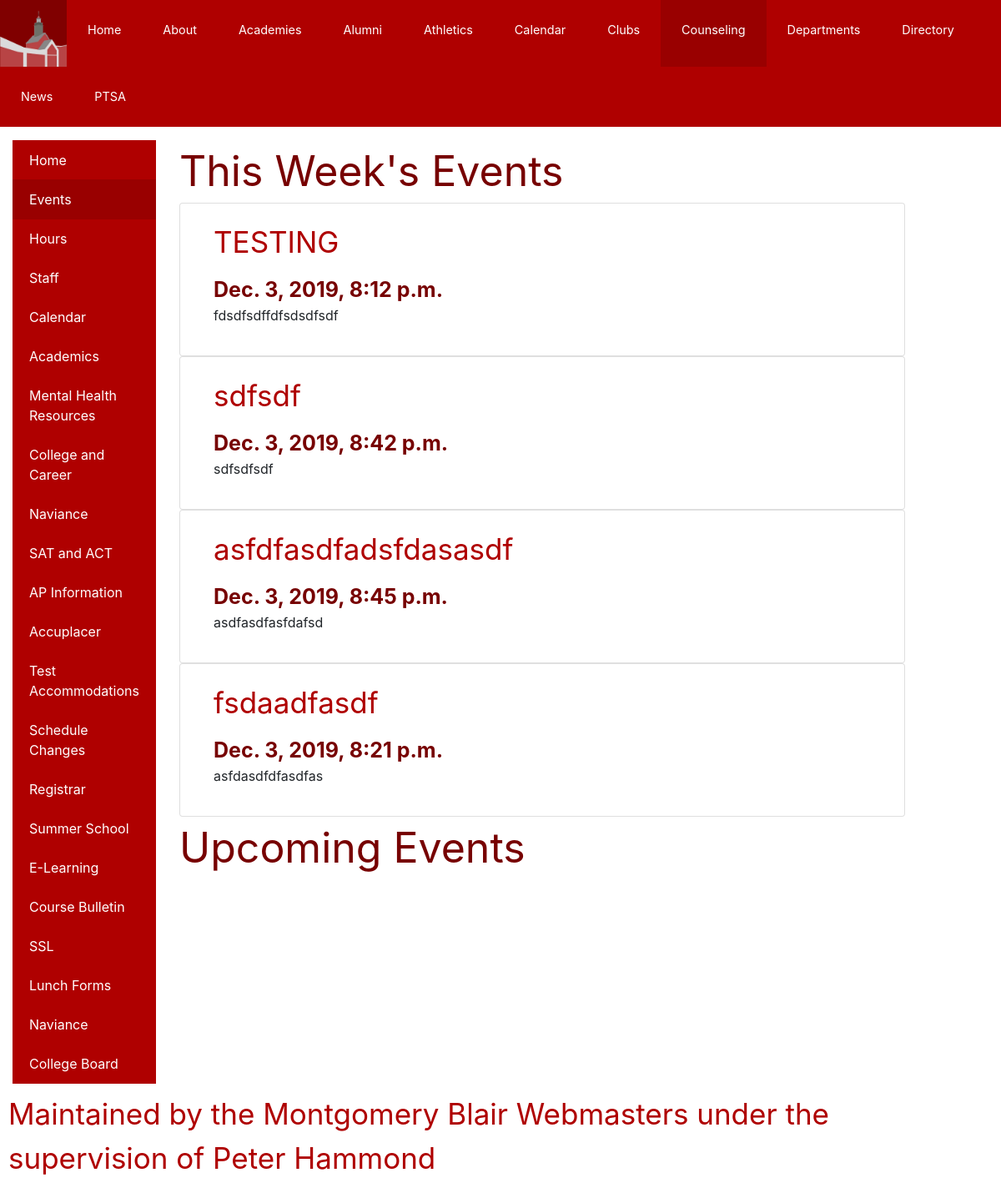
Screenshot of /events/ with the database file from the repository.
### core/models.py (models this page shows, shortened)
class TextPage(models.Model):
    title = models.CharField(max_length=200)
    shortTitle = models.CharField(max_length=200)
    content = models.TextField()
    numId = models.IntegerField()

class Event(models.Model):
    date = models.DateTimeField()
    title = models.CharField(max_length=200)
    content = models.TextField()

### core/views.py (the view)
# urls.py: path('events/', views.listEvents, name='events'),
def listEvents(request):
    est = pytz.timezone("America/New_York")
    d = datetime.datetime.now()
    while d.weekday() != 1:
        d = d - datetime.timedelta(days=1)
    e = Event.objects.filter(date__gte=datetime.datetime.now().date())
    f = Event.objects.filter(date__gte=datetime.datetime.now().date(),date__lte=datetime.datetime.now().date()+datetime.timedelta(days=7)).order_by('date')
    g = Event.objects.filter(date__gte=d+datetime.timedelta(days=7))
    return render(request,"core/calendar.html",{"objects":TextPage.objects.order_by('numId'),"today":e,"thisWeek":e,"upcoming":g})

### core/templates/core/calendar.html (shortened to what this page needs)
{% extends 'base.html' %}
{% block body %}
{% load tz %}
<p style="font-size:50px;color:#700;margin:0">This Week's Events</p>
{% for event in thisWeek%}
<div class="card">
<div class="card-body">
<div style="text-align:left;padding-left:20px;padding-right:20px">
<p class="card-title headerText">{{event.title}}</p>
{% timezone "America/New_York" %}
<p style="font-size:25px;color:#700;margin:0"><b>{{event.date}}</b></p>
<p>{{event.content}}</p>
{% endtimezone %}
</div>
</div>
</div>
{% endfor %}
<p style="font-size:50px;color:#700;margin:0">Upcoming Events</p>
</div>
{% endblock %}

### core/templates/core/sidebar.html
<div class="list-group float-left">
    <a id="homePageLink" href="{% url 'core:index' %}" class="list-group-item list-group-item-action">Home</a>
    <a id="eventsLink" href="{% url 'core:events' %}" class="list-group-item list-group-item-action">Events</a>
    {% for object in objects %}
    <a id="sidelink-{{object.id}}" href="{% url 'core:content' object.shortTitle %}" class="list-group-item list-group-item-action">{{ object.shortTitle }}</a>
    {% endfor %}
    <a href="#" class="list-group-item list-group-item-action external">Naviance</a>
    <a href="#" class="list-group-item list-group-item-action external">College Board</a>
</div>

### static/core/style.css (style rules this page uses)
body { font-family: "Tahoma", Geneva, sans-serif; background-color: #eeeeee; margin: 0; padding: 0; }
.list-group-item.list-group-item-action.active { background-color: #990000; border: none; }
.list-group-item.list-group-item-action { background-color: #af0000; color: white; border: none; transition: background-color 0.5s; }
.list-group { background-color: #af0000; border: none; }
.headerText { color: #af0000; font-size: 35px; }

### rows the page displays
TextPage: shortTitle "Hours"
TextPage: shortTitle "Staff"
TextPage: shortTitle "Calendar"
TextPage: shortTitle "Academics"
TextPage: shortTitle "Mental Health Resources"
TextPage: shortTitle "College and Career"
TextPage: shortTitle "Naviance"
TextPage: shortTitle "SAT and ACT"
TextPage: shortTitle "AP Information"
TextPage: shortTitle "Accuplacer"
TextPage: shortTitle "Test Accommodations"
TextPage: shortTitle "Schedule Changes"
TextPage: shortTitle "Registrar"
TextPage: shortTitle "Summer School"
TextPage: shortTitle "E-Learning"
TextPage: shortTitle "Course Bulletin"
TextPage: shortTitle "SSL"
TextPage: shortTitle "Lunch Forms"
Event: title "TESTING", date "Dec. 3, 2019, 8:12 p.m.", content "fdsdfsdffdfsdsdfsdf"
Event: title "sdfsdf", date "Dec. 3, 2019, 8:42 p.m.", content "sdfsdfsdf"
Event: title "asfdfasdfadsfdasasdf", date "Dec. 3, 2019, 8:45 p.m.", content "asdfasdfasfdafsd"
Event: title "fsdaadfasdf", date "Dec. 3, 2019, 8:21 p.m.", content "asfdasdfdfasdfas"
